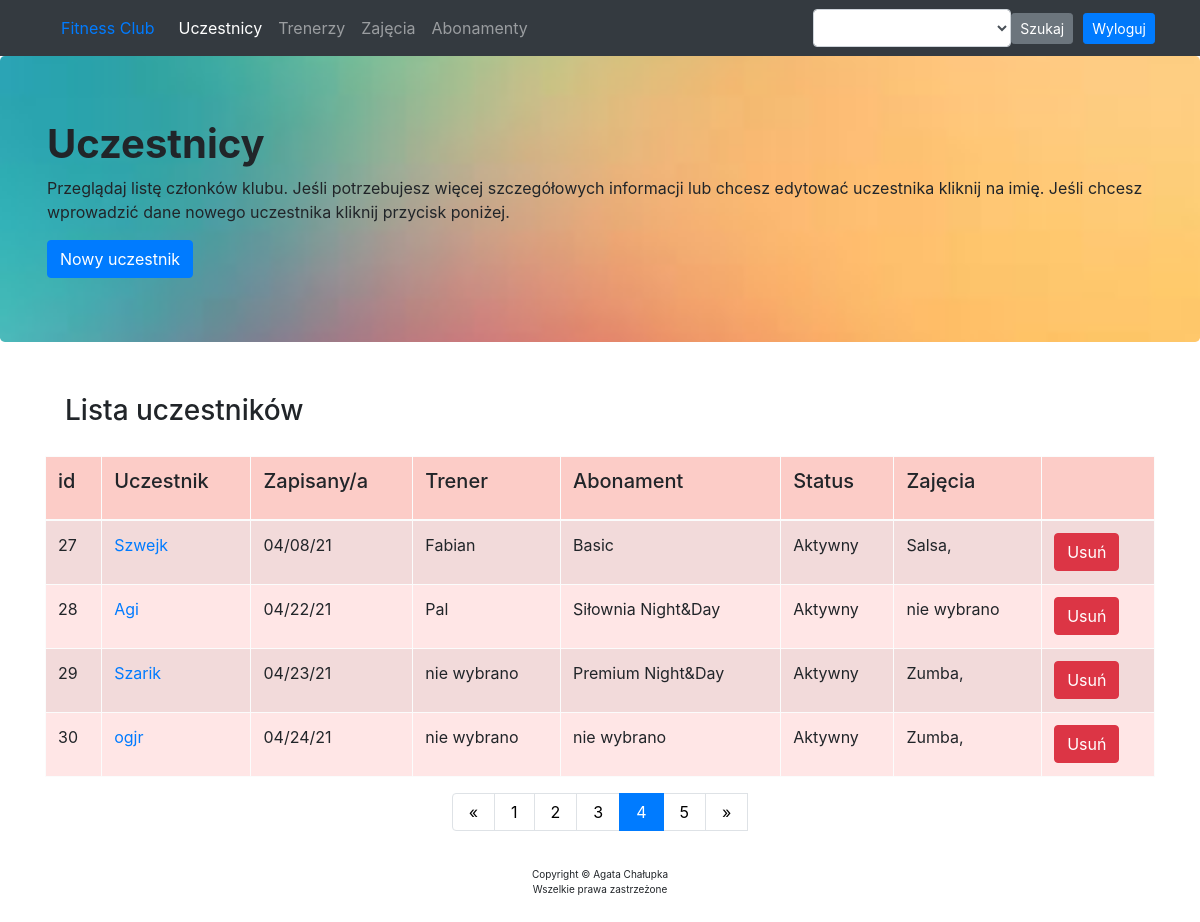
The app's page /users/3 (signed in) with its own data.
### app/models.py (models this page shows, shortened)
class User(db.Model):
    __tablename__ = "user"
    id = db.Column(db.Integer, primary_key=True)
    name = db.Column(db.String(50))
    sign_up = db.Column(db.DateTime, index=True, default=datetime.utcnow)
    active = db.Column(db.Boolean, default=False)
    trainer_id = db.Column(db.Integer, db.ForeignKey('trainer.id'))
    subscription_id = db.Column(db.Integer, db.ForeignKey('subscription.id'))
    courses = db.relationship("Course",
                              secondary=association_table,
                              back_populates="users",
                              lazy="subquery"
                              )

class Trainer(db.Model):
    id = db.Column(db.Integer, primary_key=True)
    name = db.Column(db.String(50))
    personal = db.Column(db.Boolean, default=False)
    trainees = db.relationship("User", backref="trainee", lazy="dynamic")
    classes = db.relationship("Course",
                              secondary=association_table_2,
                              back_populates="instructors",
                              lazy="subquery")

class Subscription(db.Model):
    __tablename__ = "subscription"
    id = db.Column(db.Integer, primary_key=True)
    name = db.Column(db.String(40))
    users = db.relationship("User", backref="holder", lazy="dynamic")

class Course(db.Model):
    id = db.Column(db.Integer, primary_key=True)
    name = db.Column(db.String(50))
    instructors = db.relationship("Trainer",
                                  secondary=association_table_2,
                                  back_populates="classes",
                                  lazy="subquery")
    users = db.relationship("User",
                            secondary=association_table,
                            back_populates="courses",
                            lazy="subquery")

### app/routes.py (the view, shortened to what this page needs)
@app.route('/users/<int:num>', methods=["GET", "POST"])
@login_required
def users_all(num):
    search_form = SearchForm()
    route = "/users/0"
    users = User.query.all()[num*4:num*4+4]
    users_num = math.ceil((len(User.query.all()))/4)
    new_id = max([user.id for user in User.query.all()]) + 1
    trainers = Trainer.query.all()
    subscriptions = Subscription.query.all()
    form = UserForm()
    error = None
    return render_template("members.html", num=num, users=users,
                           trainers=trainers, subscriptions=subscriptions,
                           error=error, form=form, users_num=users_num,
                           new_id=new_id, route=route, navs=navs,
                           search_form=search_form)

### app/forms.py
class SearchForm(FlaskForm):
    name = SelectField("name")
    def __init__(self, *args, **kwargs):
        super(SearchForm, self).__init__(*args, **kwargs)
        self.name.choices = [('', '')] + \
            sorted(
                [(user.name, user.name) for user in User.query.all()] +
                [(trainer.name, trainer.name)
                 for trainer in Trainer.query.all()] +
                [(course.name, course.name) for course in Course.query.all()] +
                [(sub.name, sub.name) for sub in Subscription.query.all()]
            )

class UserForm(FlaskForm):
    name = StringField("name", validators=[DataRequired()])
    active = BooleanField("active", default=True)
    trainer = SelectField("Trainer")
    subscription = SelectField("Subscription")
    courses = SelectMultipleField("Course")
    def __init__(self, *args, **kwargs):
        super(UserForm, self).__init__(*args, **kwargs)
        self.trainer.choices = [''] + \
                               [trainer.name for trainer in
                                Trainer.query.filter_by(personal=True).all()]
        self.subscription.choices = [''] + [subscription.name for subscription
                                            in Subscription.query.all()]
        self.courses.choices = [('', '')] + [(course.name, course.name) for
                                             course in Course.query.all()]

### app/routes.py (called while the page is built)
def login_required(view_func):
    @functools.wraps(view_func)
    def check_permissions(*args, **kwargs):
        if session.get('logged_in'):
            return view_func(*args, **kwargs)
        return redirect(url_for('login', next=request.path))
    return check_permissions

### app/templates/members.html
{% extends "index.html" %}
{% block content %}
<div class="jumbotron" style="background-image: url('/static/pics/gra_6.jpg'); background-size: cover; background-position: center;">
     <div class="container">
    <h1 style="font-weight: bold;">Uczestnicy</h1>
        <p>Przeglądaj listę członków klubu. Jeśli potrzebujesz więcej szczegółowych informacji lub chcesz
            edytować uczestnika kliknij na imię. Jeśli chcesz wprowadzić dane nowego uczestnika kliknij przycisk poniżej.</p>
        <a href="/add-edit-user/{{ new_id }}"><button class="btn btn-primary">Nowy uczestnik</button></a>
     </div>
</div>
<div class="container" style="background-color:">
    <div class="container" style="padding: 20px;">
        <h3 style="">Lista uczestników</h3>
    </div>
    <div class="table-section">
       <table class="table table-striped table-hover table-bordered table-light" style="background-color: #ffe6e6">
           <thead>
            <tr style="background-color: #fcccc7">
                <td><h5>id</h5></td>
                <td><h5>Uczestnik</h5></td>
                <td><h5>Zapisany/a</h5></td>
                <td><h5>Trener</h5></td>
                <td><h5>Abonament</h5></td>
                <td><h5>Status</h5></td>
                <td><h5>Zajęcia</h5></td>
                <td></td>
            </tr>
           </thead>
           <tbody>
           {% for user in users %}
            <tr>
                <td>{{ user.id }}</td>
                <td><a href="/add-edit-user/{{ user.id }}">{{ user.name }}</a></td>
                <td>{{ user.sign_up.strftime("%x") }}</td>
                <td>{% if user.trainee %} {{ user.trainee.name }} {% else %} nie wybrano {% endif %}</td>
                <td>{% if user.holder %} {{ user.holder.name }} {% else %} nie wybrano {% endif %}</td>
                <td>{% if user.active==True %} Aktywny {% elif user.active==False %} Nieaktywny {% endif %}</td>
                <td>{% if user.courses %}{% for course in user.courses %}{{ course.name }}, {% endfor %} {% else %} nie wybrano {% endif %}</td>
                <td>
                    <form action="/delete-user/{{ user.id }}" method="POST">
                        <input type="submit" class="btn btn-danger" value="Usuń">
                    </form>
                </td>
            </tr>
           {% endfor %}
           </tbody>
       </table>
    </div>
</div>
<div class="container">
        <nav>
            <ul class="pagination justify-content-center">
                <li class="page-item">
                    {% if num==0 %}
                    <a href="/users/{{ num }}" aria-label="Previous" class="page-link">
                        {% else %}
                        <a href="/users/{{ num-1 }}" aria-label="Previous" class="page-link">
                            {% endif %}
                        <span aria-hidden="true">&laquo;</span>
                        </a>
                </li>
                {% for i in range(users_num) %}
                {% if i==num %}
                    <li class="page-item active"><a href="/users/{{ i }}" class="page-link">{{ i+1 }}</a></li>
                {% else %}
                    <li class="page-item"><a href="/users/{{ i }}" class="page-link">{{ i+1 }}</a></li>
                {% endif %}
                {% endfor %}
                <li>
                    {% if num!=users_num-1 %}
                    <a href="/users/{{ num+1 }}" aria-label="Next" class="page-link">
                        {% else %}
                        <a href="/users/{{ num }}" aria-label="Next" class="page-link">
                            {% endif %}
                        <span aria-hidden="true">&raquo;</span>
                    </a>
                </li>
            </ul>
        </nav>
</div>
{% endblock %}

### app/templates/index.html (style rules this page uses)
.table tr { height: 4rem; }
.jumbotron { height: auto; }
.jumbotron h1 { font-weight: bold; }
.pagination { justify-content: center; }
.pagination a { color: black; padding: 8px 16px; text-decoration: none; }

### records on screen
User: id "27", name "Szwejk", sign_up "04/08/21", trainee.name "Fabian", holder.name "Basic", active "Aktywny"
Course: name "Salsa"
User: id "28", name "Agi", sign_up "04/22/21", trainee.name "Pal", holder.name "Siłownia Night&Day", active "Aktywny", shows "nie wybrano"
User: id "29", name "Szarik", sign_up "04/23/21", shows "nie wybrano", holder.name "Premium Night&Day", active "Aktywny"
Course: name "Zumba"
User: id "30", name "ogjr", sign_up "04/24/21", shows "nie wybrano", active "Aktywny"

### other values on screen
{{ nav[0] }} "Uczestnicy"
{{ nav[0] }} "Trenerzy" "Zajęcia" "Abonamenty"
{{ i+1 }} "1" "2" "3" "5"
{{ i+1 }} "4"
